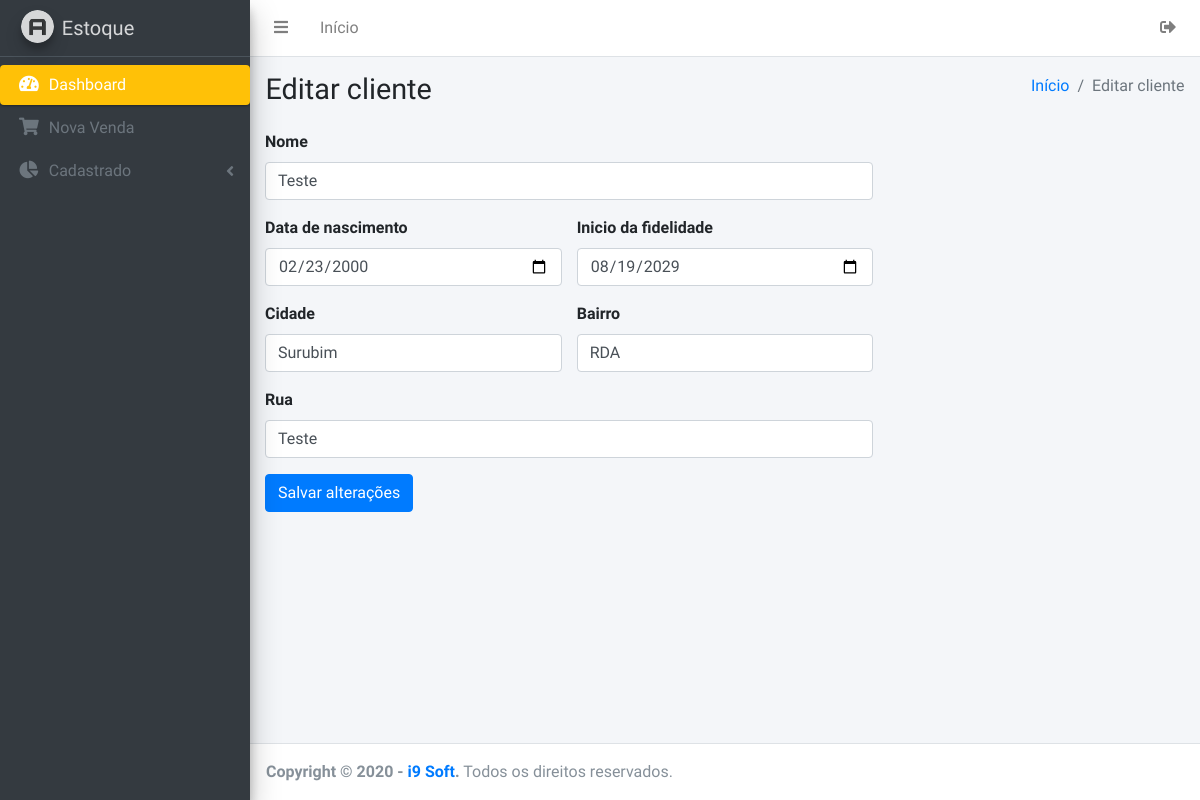
/editar_clientes.php?id=1 (signed in), run on the app's committed database.
### tables this page shows
CREATE TABLE IF NOT EXISTS `clientes` (
  `id` int(11) NOT NULL AUTO_INCREMENT,
  `nome` varchar(200) NOT NULL DEFAULT '',
  `data_nascimento` date NOT NULL,
  `inicio_fidelidade` date NOT NULL,
  `cidade` varchar(100) NOT NULL DEFAULT '',
  `bairro` varchar(70) NOT NULL DEFAULT '',
  `rua` varchar(150) NOT NULL DEFAULT '',
  PRIMARY KEY (`id`)
);

### editar_clientes.php (the view, shortened to what this page needs)
<?php include_once 'includes/header.php'; ?>
<?php include_once 'includes/menu.php'; ?>
<?php
$clientes = $pdo->prepare('SELECT * FROM clientes WHERE id = :id ORDER BY id ASC');
$clientes->bindvalue(':id', $_GET['id']);
$clientes->execute();
$clientes = $clientes->fetch(PDO::FETCH_OBJ);
?>
<div class="content-wrapper">
  <div class="content-header">
    <div class="container-fluid">
      <div class="row mb-2">
        <div class="col-sm-6">
          <h1>Editar cliente</h1>
        </div>
        <div class="col-sm-6">
          <ol class="breadcrumb float-sm-right">
            <li class="breadcrumb-item">
              <a href="/controle-estoque">Início</a>
            </li>
            <li class="breadcrumb-item active">Editar cliente</li>
          </ol>
        </div>
      </div>
    </div>
  </div>
  <div class="container-fluid">
    <form action="core/atualizar_clientes.php" method="POST">
      <div class="col-sm-8">
        <div class="row mb-3">
          <div class="col">
            <label for="nome">Nome</label>
            <input id="nome" name="nome" type="name" class="form-control" placeholder="Nome do cliente" value="<?php echo $clientes->nome; ?>" required>
          </div>
        </div>
        <div class="row mb-3">
          <div class="col">
            <label for="data_nascimento">Data de nascimento</label>
            <input id="data_nascimento" name="data_nascimento" type="date" class="form-control" placeholder="Data de nascimento" value="<?php echo $clientes->data_nascimento; ?>" required>
          </div>
          <div class="col">
            <label for="data_cliente">Inicio da fidelidade</label>
            <input id="data_cliente" name="inicio_fidelidade" type="date" class="form-control" placeholder="Inicio da fidelidade" value="<?php echo $clientes->inicio_fidelidade; ?>" required>
          </div>
        </div>
        <div class="row mb-3">
          <div class="col">
            <label for="cidade">Cidade</label>
            <input id="cidade" name="cidade" type="text" class="form-control" placeholder="Cidade" value="<?php echo $clientes->cidade; ?>" required>
          </div>
          <div class="col">
            <label for="bairro">Bairro</label>
            <input id="bairro" name="bairro" type="text" class="form-control" placeholder="Bairro" value="<?php echo $clientes->bairro; ?>" required>
          </div>
        </div>
        <div class="row mb-3">
          <div class="col">
            <label for="rua">Rua</label>
            <input id="rua" name="rua" type="text" class="form-control" placeholder="Rua do cliente" value="<?php echo $clientes->rua; ?>" required>
          </div>
        </div>
        <button type="submit" class="btn btn-primary">Salvar alterações</button>
      </div>
    </form>
  </div>
</div>
<?php include_once 'includes/footer.php'; ?>

### data on the page
clientes: nome "Teste", data_nascimento "02/23/2000", inicio_fidelidade "08/19/2029", cidade "Surubim", bairro "RDA", rua "Teste"
